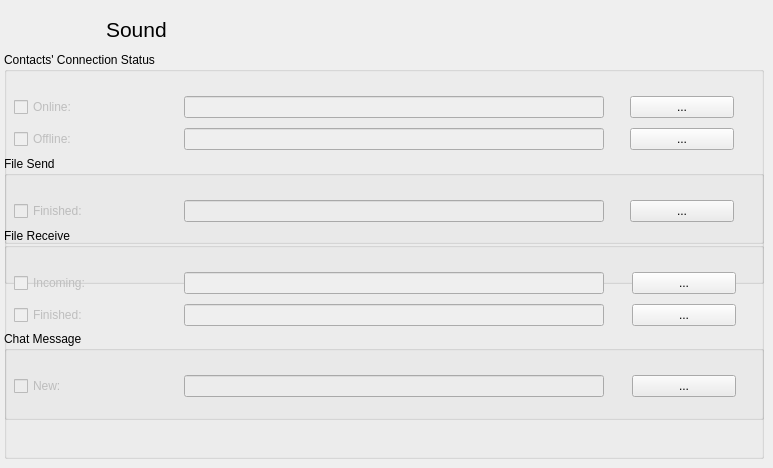
    <widget class="QWidget" name="sound_Page">

     <widget class="QWidget" name="layoutWidget_2">

      <property name="geometry">

       <rect>

        <x>4</x>

        <y>0</y>

<width>200</width>
<height>60</height>
       </rect>

      </property>

      <layout class="QGridLayout" name="Sound">

       <property name="horizontalSpacing">

        <number>3</number>

       </property>

       <item row="0" column="0" alignment="Qt::AlignLeft|Qt::AlignVCenter">

        <widget class="QLabel" name="label_24">

         <property name="maximumSize">

          <size>

<width>56</width>
<height>56</height>
          </size>

         </property>

         <property name="baseSize">

          <size>

<width>56</width>
<height>56</height>
          </size>

         </property>

         <property name="text">

          <string/>

         </property>

         <property name="pixmap">

          <pixmap resource="resourcen.qrc">:/icons/sound_on.svg</pixmap>

         </property>

         <property name="scaledContents">

          <bool>true</bool>

         </property>

        </widget>

       </item>

       <item row="0" column="1" alignment="Qt::AlignLeft">

        <widget class="QLabel" name="label_25">

         <property name="minimumSize">

          <size>

<width>0</width>
<height>56</height>
          </size>

         </property>

         <property name="maximumSize">

          <size>

<width>33554430</width>
<height>56</height>
          </size>

         </property>

         <property name="font">

          <font>

           <pointsize>16</pointsize>

           <weight>75</weight>

           <bold>true</bold>

          </font>

         </property>

         <property name="text">

          <string>&lt;!DOCTYPE HTML PUBLIC &quot;-//W3C//DTD HTML 4.0//EN&quot; &quot;http://www.w3.org/TR/REC-html40/strict.dtd&quot;&gt;

&lt;html&gt;&lt;head&gt;&lt;meta name=&quot;qrichtext&quot; content=&quot;1&quot; /&gt;&lt;style type=&quot;text/css&quot;&gt;

p, li { white-space: pre-wrap; }

&lt;/style&gt;&lt;/head&gt;&lt;body style=&quot; font-family:'Sans Serif'; font-size:9pt; font-weight:400; font-style:normal;&quot;&gt;

&lt;p style=&quot; margin-top:12px; margin-bottom:12px; margin-left:0px; margin-right:0px; -qt-block-indent:0; text-indent:0px; font-size:8pt;&quot;&gt;&lt;span style=&quot; font-size:16pt;&quot;&gt;Sound&lt;/span&gt;&lt;/p&gt;&lt;/body&gt;&lt;/html&gt;</string>

         </property>

        </widget>

       </item>

      </layout>

      <zorder>label_25</zorder>

      <zorder>label_24</zorder>

     </widget>

     <widget class="QGroupBox" name="SoundChatMessage">

      <property name="geometry">

       <rect>

        <x>4</x>

        <y>331</y>

<width>760</width>
<height>128</height>
       </rect>

      </property>

      <property name="minimumSize">

       <size>

<width>760</width>
<height>128</height>
       </size>

      </property>

      <property name="maximumSize">

       <size>

<width>760</width>
<height>128</height>
       </size>

      </property>

      <property name="title">

       <string>Chat Message</string>

      </property>

      <widget class="QWidget" name="layoutWidget_8">

       <property name="geometry">

        <rect>

         <x>10</x>

         <y>28</y>

<width>722</width>
<height>54</height>
        </rect>

       </property>

       <layout class="QGridLayout" name="gridLayout_14">

        <item row="0" column="0">

         <widget class="QCheckBox" name="checkBoxSound_6">

          <property name="enabled">

           <bool>false</bool>

          </property>

          <property name="minimumSize">

           <size>

<width>164</width>
<height>0</height>
           </size>

          </property>

          <property name="maximumSize">

           <size>

<width>164</width>
<height>33554430</height>
           </size>

          </property>

          <property name="baseSize">

           <size>

<width>180</width>
<height>0</height>
           </size>

          </property>

          <property name="text">

           <string>New:</string>

          </property>

         </widget>

        </item>

        <item row="0" column="1">

         <widget class="QLineEdit" name="txt_SoundFile6">

          <property name="enabled">

           <bool>false</bool>

          </property>

          <property name="minimumSize">

           <size>

<width>420</width>
<height>0</height>
           </size>

          </property>

          <property name="maximumSize">

           <size>

<width>420</width>
<height>184</height>
           </size>

          </property>

         </widget>

        </item>

        <item row="0" column="2" alignment="Qt::AlignRight">

         <widget class="QPushButton" name="cmd_openFile_6">

          <property name="minimumSize">

           <size>

<width>104</width>
<height>0</height>
           </size>

          </property>

          <property name="maximumSize">

           <size>

<width>104</width>
<height>33554430</height>
           </size>

          </property>

          <property name="text">

           <string>...</string>

          </property>

         </widget>

        </item>

       </layout>

      </widget>

     </widget>

     <widget class="QGroupBox" name="SoundFilesend">

      <property name="geometry">

       <rect>

        <x>4</x>

        <y>156</y>

<width>760</width>
<height>128</height>
       </rect>

      </property>

      <property name="minimumSize">

       <size>

<width>760</width>
<height>128</height>
       </size>

      </property>

      <property name="maximumSize">

       <size>

<width>736</width>
<height>128</height>
       </size>

      </property>

      <property name="title">

       <string>File Send</string>

      </property>

      <widget class="QWidget" name="layoutWidget_13">

       <property name="geometry">

        <rect>

         <x>10</x>

         <y>28</y>

<width>720</width>
<height>54</height>
        </rect>

       </property>

       <layout class="QGridLayout" name="gridLayout_17">

        <item row="0" column="0">

         <widget class="QCheckBox" name="checkBoxSound_3">

          <property name="enabled">

           <bool>false</bool>

          </property>

          <property name="minimumSize">

           <size>

<width>164</width>
<height>0</height>
           </size>

          </property>

          <property name="maximumSize">

           <size>

<width>164</width>
<height>33554430</height>
           </size>

          </property>

          <property name="baseSize">

           <size>

<width>180</width>
<height>0</height>
           </size>

          </property>

          <property name="text">

           <string>Finished:</string>

          </property>

         </widget>

        </item>

        <item row="0" column="1">

         <widget class="QLineEdit" name="txt_SoundFile3">

          <property name="enabled">

           <bool>false</bool>

          </property>

          <property name="minimumSize">

           <size>

<width>420</width>
<height>0</height>
           </size>

          </property>

          <property name="maximumSize">

           <size>

<width>420</width>
<height>184</height>
           </size>

          </property>

         </widget>

        </item>

        <item row="0" column="2" alignment="Qt::AlignRight">

         <widget class="QPushButton" name="cmd_openFile_3">

          <property name="minimumSize">

           <size>

<width>104</width>
<height>0</height>
           </size>

          </property>

          <property name="maximumSize">

           <size>

<width>104</width>
<height>33554430</height>
           </size>

          </property>

          <property name="text">

           <string>...</string>

          </property>

         </widget>

        </item>

       </layout>

      </widget>

     </widget>

     <widget class="QGroupBox" name="SoundConnection">

      <property name="geometry">

       <rect>

        <x>4</x>

        <y>52</y>

<width>760</width>
<height>192</height>
       </rect>

      </property>

      <property name="minimumSize">

       <size>

<width>760</width>
<height>192</height>
       </size>

      </property>

      <property name="maximumSize">

       <size>

<width>760</width>
<height>192</height>
       </size>

      </property>

      <property name="title">

       <string>Contacts' Connection Status</string>

      </property>

      <widget class="QWidget" name="layoutWidget_15">

       <property name="geometry">

        <rect>

         <x>10</x>

         <y>60</y>

<width>720</width>
<height>54</height>
        </rect>

       </property>

       <layout class="QGridLayout" name="gridLayout_18">

        <item row="0" column="0">

         <widget class="QCheckBox" name="checkBoxSound_2">

          <property name="enabled">

           <bool>false</bool>

          </property>

          <property name="minimumSize">

           <size>

<width>164</width>
<height>0</height>
           </size>

          </property>

          <property name="maximumSize">

           <size>

<width>164</width>
<height>33554430</height>
           </size>

          </property>

          <property name="baseSize">

           <size>

<width>180</width>
<height>0</height>
           </size>

          </property>

          <property name="text">

           <string>Offline:</string>

          </property>

         </widget>

        </item>

        <item row="0" column="1">

         <widget class="QLineEdit" name="txt_SoundFile2">

          <property name="enabled">

           <bool>false</bool>

          </property>

          <property name="minimumSize">

           <size>

<width>420</width>
<height>0</height>
           </size>

          </property>

          <property name="maximumSize">

           <size>

<width>420</width>
<height>184</height>
           </size>

          </property>

         </widget>

        </item>

        <item row="0" column="2" alignment="Qt::AlignRight">

         <widget class="QPushButton" name="cmd_openFile_2">

          <property name="minimumSize">

           <size>

<width>104</width>
<height>0</height>
           </size>

          </property>

          <property name="maximumSize">

           <size>

<width>104</width>
<height>33554430</height>
           </size>

          </property>

          <property name="text">

           <string>...</string>

          </property>

         </widget>

        </item>

       </layout>

      </widget>

      <widget class="QWidget" name="layoutWidget_16">

       <property name="geometry">

        <rect>

         <x>10</x>

         <y>28</y>

<width>720</width>
<height>54</height>
        </rect>

       </property>

       <layout class="QGridLayout" name="gridLayout_19" columnstretch="0,0,0">

        <item row="0" column="0">

         <widget class="QCheckBox" name="checkBoxSound">

          <property name="enabled">

           <bool>false</bool>

          </property>

          <property name="minimumSize">

           <size>

<width>164</width>
<height>0</height>
           </size>

          </property>

          <property name="maximumSize">

           <size>

<width>164</width>
<height>33554430</height>
           </size>

          </property>

          <property name="baseSize">

           <size>

<width>180</width>
<height>0</height>
           </size>

          </property>

          <property name="text">

           <string>Online:</string>

          </property>

         </widget>

        </item>

        <item row="0" column="1">

         <widget class="QLineEdit" name="txt_SoundFile">

          <property name="enabled">

           <bool>false</bool>

          </property>

          <property name="minimumSize">

           <size>

<width>420</width>
<height>0</height>
           </size>

          </property>

          <property name="maximumSize">

           <size>

<width>420</width>
<height>184</height>
           </size>

          </property>

         </widget>

        </item>

        <item row="0" column="2" alignment="Qt::AlignRight">

         <widget class="QPushButton" name="cmd_openFile">

          <property name="minimumSize">

           <size>

<width>104</width>
<height>0</height>
           </size>

          </property>

          <property name="maximumSize">

           <size>

<width>104</width>
<height>33554430</height>
           </size>

          </property>

          <property name="text">

           <string>...</string>

          </property>

         </widget>

        </item>

       </layout>

      </widget>

     </widget>

     <widget class="QGroupBox" name="SoundFileReceive">

      <property name="geometry">

       <rect>

        <x>4</x>

        <y>228</y>

<width>760</width>
<height>192</height>
       </rect>

      </property>

      <property name="minimumSize">

       <size>

<width>760</width>
<height>192</height>
       </size>

      </property>

      <property name="maximumSize">

       <size>

<width>760</width>
<height>192</height>
       </size>

      </property>

      <property name="title">

       <string>File Receive</string>

      </property>

      <widget class="QWidget" name="layoutWidget_18">

       <property name="geometry">

        <rect>

         <x>10</x>

         <y>60</y>

<width>722</width>
<height>54</height>
        </rect>

       </property>

       <layout class="QGridLayout" name="gridLayout_15">

        <item row="0" column="0">

         <widget class="QCheckBox" name="checkBoxSound_5">

          <property name="enabled">

           <bool>false</bool>

          </property>

          <property name="minimumSize">

           <size>

<width>164</width>
<height>0</height>
           </size>

          </property>

          <property name="maximumSize">

           <size>

<width>164</width>
<height>33554430</height>
           </size>

          </property>

          <property name="baseSize">

           <size>

<width>180</width>
<height>0</height>
           </size>

          </property>

          <property name="text">

           <string>Finished:</string>

          </property>

         </widget>

        </item>

        <item row="0" column="1">

         <widget class="QLineEdit" name="txt_SoundFile5">

          <property name="enabled">

           <bool>false</bool>

          </property>

          <property name="minimumSize">

           <size>

<width>420</width>
<height>0</height>
           </size>

          </property>

          <property name="maximumSize">

           <size>

<width>420</width>
<height>184</height>
           </size>

          </property>

         </widget>

        </item>

        <item row="0" column="2" alignment="Qt::AlignRight">

         <widget class="QPushButton" name="cmd_openFile_5">

          <property name="minimumSize">

           <size>

<width>104</width>
<height>0</height>
           </size>

          </property>

          <property name="maximumSize">

           <size>

<width>104</width>
<height>33554430</height>
           </size>

          </property>

          <property name="text">

           <string>...</string>

          </property>

         </widget>

        </item>

       </layout>

      </widget>

      <widget class="QWidget" name="layoutWidget_19">

       <property name="geometry">

        <rect>

         <x>10</x>

         <y>28</y>

<width>722</width>
<height>54</height>
        </rect>

       </property>

       <layout class="QGridLayout" name="gridLayout_16">

        <item row="0" column="0">

         <widget class="QCheckBox" name="checkBoxSound_4">

          <property name="enabled">

           <bool>false</bool>

          </property>

          <property name="minimumSize">

           <size>

<width>164</width>
<height>0</height>
           </size>

          </property>

          <property name="maximumSize">

           <size>

<width>164</width>
<height>33554430</height>
           </size>

          </property>

          <property name="baseSize">

           <size>

<width>180</width>
<height>0</height>
           </size>

          </property>

          <property name="text">

           <string>Incoming:</string>

          </property>

         </widget>

        </item>

        <item row="0" column="1">

         <widget class="QLineEdit" name="txt_SoundFile4">

          <property name="enabled">

           <bool>false</bool>

          </property>

          <property name="minimumSize">

           <size>

<width>420</width>
<height>0</height>
           </size>

          </property>

          <property name="maximumSize">

           <size>

<width>420</width>
<height>184</height>
           </size>

          </property>

         </widget>

        </item>

        <item row="0" column="2" alignment="Qt::AlignRight">

         <widget class="QPushButton" name="cmd_openFile_4">

          <property name="minimumSize">

           <size>

<width>104</width>
<height>0</height>
           </size>

          </property>

          <property name="maximumSize">

           <size>

<width>104</width>
<height>33554430</height>
           </size>

          </property>

          <property name="text">

           <string>...</string>

          </property>

         </widget>

        </item>

       </layout>

      </widget>

     </widget>

    </widget>
